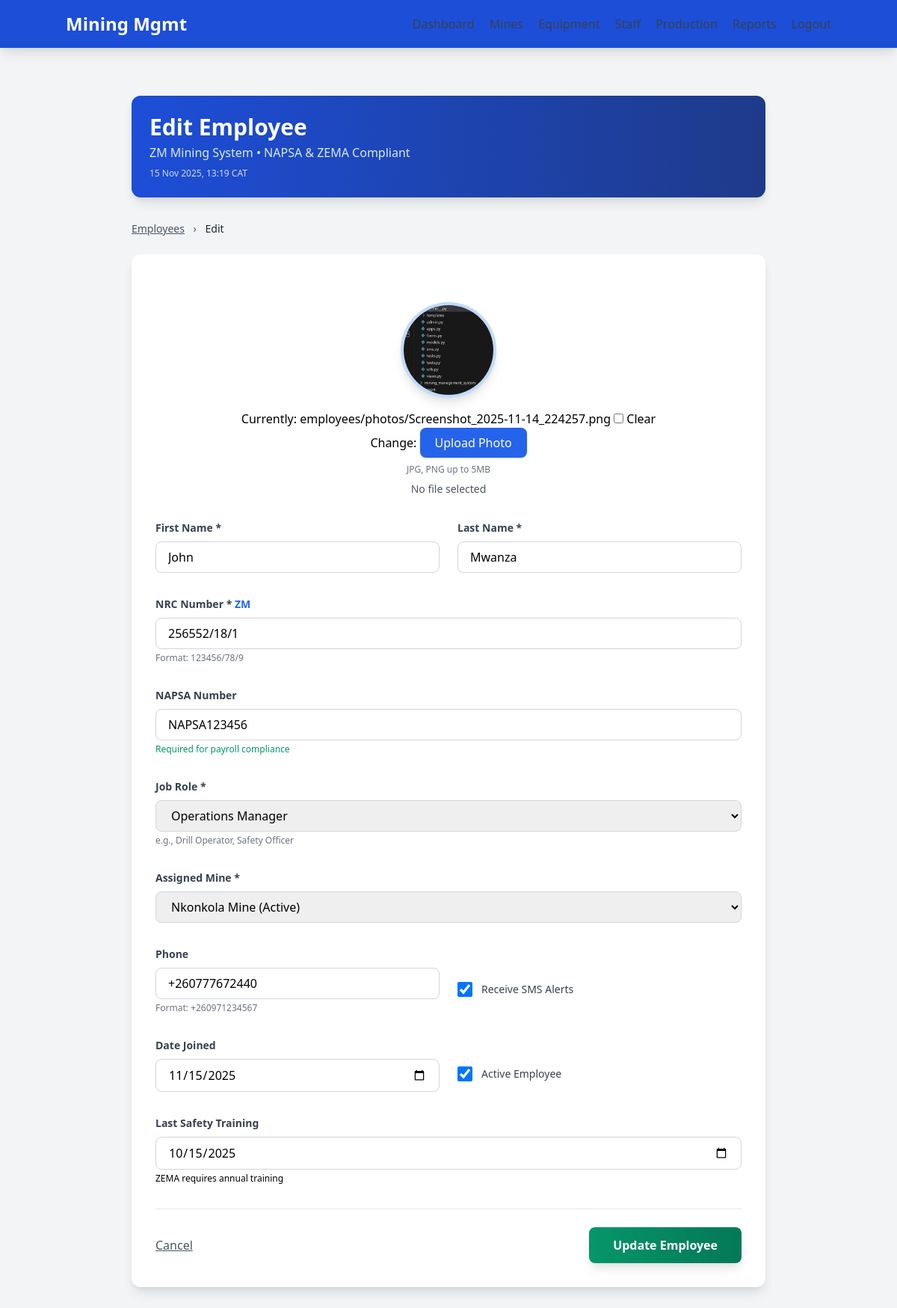
Page /mining/employees/1/edit/ (signed in) on the committed database.
### mining/models.py (models this page shows, shortened)
class Employee(models.Model):
    ROLES = [
        ('General Manager', 'General Manager'),
        ('Mine Manager', 'Mine Manager'),
        ('Operations Manager', 'Operations Manager'),
        ('HR Manager', 'HR Manager'),
        ('Shift Supervisor', 'Shift Supervisor'),
        ('Section Supervisor', 'Section Supervisor'),
        ('Safety Supervisor', 'Safety Supervisor'),
        ('Drill Operator', 'Drill Operator'),
        ('Blasting Operator', 'Blasting Operator'),
        ('Loader Operator', 'Loader Operator'),
        ('Haul Truck Driver', 'Haul Truck Driver'),
        ('Excavator Operator', 'Excavator Operator'),
        ('Mechanical Technician', 'Mechanical Technician'),
        ('Electrical Technician', 'Electrical Technician'),
        ('Instrumentation Technician', 'Instrumentation Technician'),
        ('Auto Electrician', 'Auto Electrician'),
        ('Safety Officer', 'Safety Officer'),
        ('Environmental Officer', 'Environmental Officer'),
        ('First Aider', 'First Aider'),
        ('Storeman', 'Storeman'),
        ('Security Officer', 'Security Officer'),
        ('Cleaner', 'Cleaner'),
        ('Cook', 'Cook'),
    ]
    first_name = models.CharField(max_length=100, help_text="e.g., John")
    last_name = models.CharField(max_length=100, help_text="e.g., Mwansa")
    nrc = models.CharField(
        max_length=15,
        unique=True,
        validators=[RegexValidator(
            regex=r'^\d{6}/\d{2}/\d{1}$',
            message="NRC: 123456/78/9"
        )],
        help_text="National Registration Card"
    )
    napsa_number = models.CharField(
        max_length=20,
        blank=True,
        null=True,
        unique=True,
        help_text="NAPSA Registration Number"
    )
    role = models.CharField(
        max_length=50,
        choices=ROLES,
        help_text="ZM mining job role"
    )
    mine = models.ForeignKey(
        'Mine', on_delete=models.CASCADE,
        related_name='employees',
        help_text="Assigned mine"
    )
    owner = models.ForeignKey(
        User, on_delete=models.CASCADE,
        related_name='employees',
        help_text="System user"
    )
    phone = models.CharField(
        max_length=15,
        blank=True,
        validators=[RegexValidator(
            regex=r'^\+260\d{9}$',
            message="+260971234567"
        )],
        help_text="SMS alerts"
    )
    receive_sms = models.BooleanField(default=True, help_text="Shift & safety alerts")
    date_joined = models.DateField(default=timezone.now)
    is_active = models.BooleanField(default=True)
    last_safety_training = models.DateField(
        null=True, blank=True,
        help_text="ZEMA annual training"
    )
    photo = models.ImageField(
        upload_to='employees/photos/',
        blank=True, null=True,
        help_text="ID photo"
    )
    created_at = models.DateTimeField(auto_now_add=True)
    updated_at = models.DateTimeField(auto_now=True)
    class Meta:
        verbose_name = "Employee"
        verbose_name_plural = "Employees"
        ordering = ['mine__name', 'last_name', 'first_name']
        unique_together = ['mine', 'nrc']
        permissions = [
            ("can_export_napsa", "Can export NAPSA report"),
            ("can_view_safety", "Can view training records"),
            ("can_manage_shifts", "Can assign shifts"),
        ]

### mining/views.py (the view)
# urls.py: path('employees/<int:pk>/edit/', views.employee_edit, name='employee_edit'),
@login_required
def employee_edit(request, pk):
    employee = get_object_or_404(Employee, pk=pk)
    if request.method == 'POST':
        form = EmployeeForm(request.POST, instance=employee)
        if form.is_valid():
            form.save()
            return redirect('employee_dashboard')
    else:
        form = EmployeeForm(instance=employee)
    return render(request, 'employee_form.html', {'form': form, 'title': 'Edit Employee'})

### mining/models.py (called while the page is built)
    def __str__(self):
        return f"{self.name} ({self.get_status_display()})"

### mining/templates/employee_form.html (shortened to what this page needs)
{% extends 'base.html' %}
{% load static %}
{% block content %}
<div class="max-w-4xl mx-auto p-6">
    <div class="bg-gradient-to-r from-blue-700 to-blue-900 text-white p-6 rounded-xl shadow-lg mb-8">
        <h1 class="text-3xl font-bold">
            {% if form.instance.pk %}Edit Employee{% else %}Add Employee{% endif %}
        </h1>
        <p class="text-blue-100 mt-1">ZM Mining System • NAPSA & ZEMA Compliant</p>
        <p class="text-xs opacity-80 mt-2">15 Nov 2025, <span id="current-time">11:10</span> CAT</p>
    </div>
    <div class="text-sm text-gray-600 mb-6">
        <a href="{% url 'employee_dashboard' %}" class="hover:text-blue-600 underline">Employees</a>
        <span class="mx-2">›</span>
        <span class="font-medium text-gray-800">
            {% if form.instance.pk %}Edit{% else %}Add{% endif %}
        </span>
    </div>
    <form method="post" enctype="multipart/form-data" class="bg-white p-8 rounded-xl shadow-lg space-y-8">
        <div class="flex flex-col items-center mb-8">
            <div id="photo-preview-container" class="relative mb-4">
                {% if form.instance.photo %}
                    <img id="photo-preview" src="{{ form.instance.photo.url }}" alt="Employee Photo"
                         class="w-32 h-32 rounded-full object-cover border-4 border-blue-200 shadow-lg">
                {% else %}
                    <div id="photo-placeholder" class="w-32 h-32 bg-gradient-to-br from-blue-500 to-indigo-600 rounded-full flex items-center justify-center text-white text-4xl font-bold shadow-lg">
                        ?
                    </div>
                {% endif %}
            </div>
            <div class="text-center">
                {{ form.photo }}
                <label for="id_photo" class="cursor-pointer inline-block bg-blue-600 hover:bg-blue-700 text-white font-medium px-5 py-2 rounded-lg shadow transition">
                    Upload Photo
                </label>
                <p class="text-xs text-gray-500 mt-2">JPG, PNG up to 5MB</p>
                <div id="photo-name" class="text-sm text-gray-600 mt-2">No file selected</div>
            </div>
        </div>
        <div class="grid grid-cols-1 md:grid-cols-2 gap-6">
            <div>
                <label class="block text-sm font-semibold text-gray-700 mb-2">First Name *</label>
                {{ form.first_name }}
            </div>
            <div>
                <label class="block text-sm font-semibold text-gray-700 mb-2">Last Name *</label>
                {{ form.last_name }}
            </div>
        </div>
        <div>
            <label class="block text-sm font-semibold text-gray-700 mb-2">NRC Number * <span class="text-blue-600">ZM</span></label>
            {{ form.nrc }}
            <p class="text-xs text-gray-500 mt-1">Format: 123456/78/9</p>
        </div>
        <div>
            <label class="block text-sm font-semibold text-gray-700 mb-2">NAPSA Number</label>
            {{ form.napsa_number }}
            <p class="text-xs text-green-600 mt-1">Required for payroll compliance</p>
        </div>
        <div>
            <label class="block text-sm font-semibold text-gray-700 mb-2">Job Role *</label>
            {{ form.role }}
            <p class="text-xs text-gray-500 mt-1">e.g., Drill Operator, Safety Officer</p>
        </div>
        <div>
            <label class="block text-sm font-semibold text-gray-700 mb-2">Assigned Mine *</label>
            {{ form.mine }}
        </div>
        <div class="grid grid-cols-1 md:grid-cols-2 gap-6">
            <div>
                <label class="block text-sm font-semibold text-gray-700 mb-2">Phone</label>
                {{ form.phone }}
                <p class="text-xs text-gray-500 mt-1">Format: +260971234567</p>
            </div>
            <div class="flex items-center space-x-3 mt-6">
                {{ form.receive_sms }}
                <label for="{{ form.receive_sms.id_for_label }}" class="text-sm font-medium text-gray-700">
                    Receive SMS Alerts
                </label>
            </div>
        </div>
        <div class="grid grid-cols-1 md:grid-cols-2 gap-6">
            <div>
                <label class="block text-sm font-semibold text-gray-700 mb-2">Date Joined</label>
                {{ form.date_joined }}
            </div>
            <div class="flex items-center space-x-3 mt-6">
                {{ form.is_active }}
                <label for="{{ form.is_active.id_for_label }}" class="text-sm font-medium text-gray-700">
                    Active Employee
                </label>
            </div>
        </div>
        <div>
            <label class="block text-sm font-semibold text-gray-700 mb-2">Last Safety Training</label>
            {{ form.last_safety_training }}
            <p class="text-xs text-orange-600 mt-1">ZEMA requires annual training</p>
        </div>
        <div class="flex justify-between items-center pt-6 border-t border-gray-200">
            <a href="{% url 'employee_dashboard' %}"
               class="text-gray-600 hover:text-gray-800 font-medium underline">
                Cancel
            </a>
            <button type="submit"
                    class="bg-gradient-to-r from-green-600 to-green-700 hover:from-green-700 hover:to-green-800 text-white font-bold px-8 py-3 rounded-lg shadow-lg transform hover:scale-105 transition">
                {% if form.instance.pk %}Update Employee{% else %}Save Employee{% endif %}
            </button>
        </div>
    </form>
</div>
{% endblock %}

### mining/templates/base.html (shortened to what this page needs)
<!DOCTYPE html>
<html lang="en">
<head>
    <link href="https://cdn.jsdelivr.net/npm/tailwindcss@2.2.19/dist/tailwind.min.css" rel="stylesheet">
</head>
<body class="bg-gray-100 font-sans">
    <nav class="bg-blue-700 text-white p-4 shadow-lg">
        <div class="container mx-auto flex justify-between items-center">
            <a href="{% url 'home' %}" class="text-2xl font-bold">Mining Mgmt</a>
            <div class="space-x-4">
                {% if user.is_authenticated %}
                    <nav class="space-x-4">
    <a href="{% url 'dashboard' %}" class="text-gray-700 hover:text-blue-700 font-medium">Dashboard</a>
    <a href="{% url 'mine_list' %}" class="text-gray-700 hover:text-blue-700 font-medium">Mines</a>
    <a href="{% url 'equipment_list' %}" class="text-gray-700 hover:text-blue-700 font-medium">Equipment</a>
    <a href="{% url 'employee_dashboard' %}" class="text-gray-700 hover:text-blue-700 font-medium">Staff</a>
    <a href="{% url 'production_list' %}" class="text-gray-700 hover:text-blue-700 font-medium">Production</a>
    <a href="{% url 'reports_dashboard' %}" class="text-gray-700 hover:text-blue-700 font-medium">Reports</a>
    <a href="{% url 'logout' %}" class="text-gray-700 hover:text-red-600 font-medium">Logout</a>
</nav>
                {% else %}
                    <a href="{% url 'login' %}" class="hover:underline">Login</a>
                    <a href="{% url 'register' %}" class="hover:underline">Register</a>
                {% endif %}
            </div>
        </div>
    </nav>
    <main class="container mx-auto mt-6 p-4">
        {% block content %}{% endblock %}
    </main>
</body>
</html>

### rows in the picture
Employee: instance.photo (picture), first_name "John", last_name "Mwanza", nrc "256552/18/1", napsa_number "NAPSA123456", role "Operations Manager", mine "Nkonkola Mine (Active)", phone "+260777672440", receive_sms "☑", date_joined "11/15/2025", is_active "☑", last_safety_training "10/15/2025"
